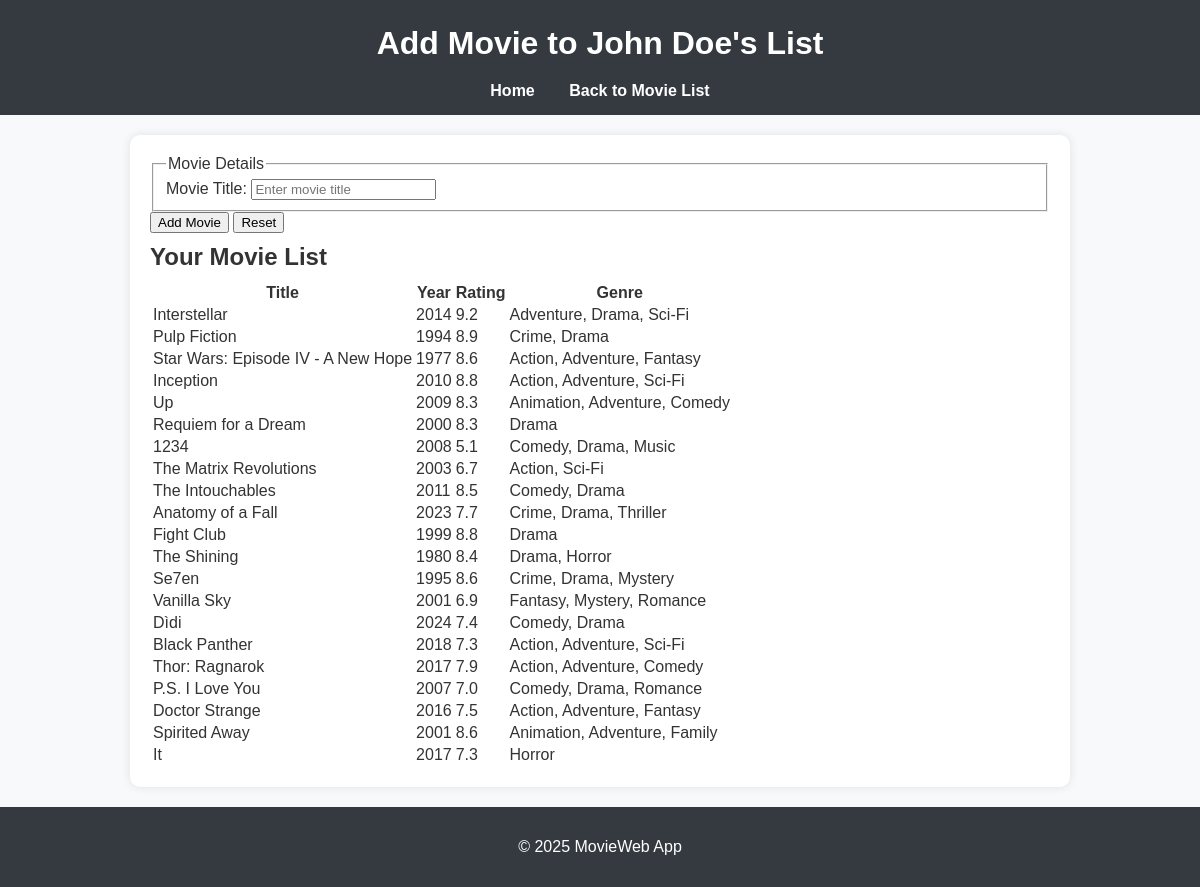
/users/1/add_movie, run on the app's committed database.
### datamanager/models.py (models this page shows, shortened)
class User(db.Model):
    __tablename__ = 'users'
    id = Column(Integer, primary_key=True, autoincrement=True)
    name = Column(String(80), unique=True, nullable=False)
    pin = Column(Integer, nullable=False)
    email = Column(String(120), unique=True, nullable=False)
    movies = relationship('Movie', backref='user', lazy=True)

class Movie(db.Model):
    __tablename__ = 'movies'
    id = Column(Integer, primary_key=True, autoincrement=True, nullable=False)
    title = Column(String(200), nullable=False)
    year = Column(Integer, nullable=False)
    rating = Column(Float)
    summary = Column(String(5000))
    genre = Column(String(200))
    poster = Column(String(255))
    user_id = Column(Integer, ForeignKey('users.id'), nullable=False)

### app.py (the view, shortened to what this page needs)
@app.route('/users/<user_id>/add_movie', methods=['GET', 'POST'])
def add_movie(user_id):
    movies = data_manager.get_user_movies(user_id)
    users = data_manager.get_all_users()
    user = next((user for user in users if int(user_id) == user.id), None)
    message = request.args.get('message')
    if request.method == 'GET':
        return render_template('add_movie.html', movies=movies, user_id=user_id, user=user, message=message)

### datamanager/sqlite_data_manager.py (called while the page is built)
    def get_all_users(self):
        try:
            with self.app.app_context():
                return db.session.query(User).all()
        except SQLAlchemyError as e:
            return f"Error retrieving users: {e}"

    def get_user_movies(self, user_id):
        try:
            with self.app.app_context():
                return db.session.query(Movie).filter(Movie.user_id == user_id).all()
        except SQLAlchemyError as e:
            return f"Error retrieving movies for user {user_id}: {e}"

### templates/add_movie.html (shortened to what this page needs)
<!DOCTYPE html>
<html lang="en">
<head>
    <link rel="stylesheet" href="{{ url_for('static', filename='styles.css') }}">
</head>
<body>
    <header>
        <h1>Add Movie to {{ user.name }}'s List</h1>
        <nav>
            <a href="{{ url_for('home') }}">Home</a>
            <a href="{{ url_for('list_user_movies', user_id=user_id) }}">Back to Movie List</a>
        </nav>
    </header>
    <main>
        <form action="{{ url_for('add_movie', user_id=user_id) }}" method="post">
            <fieldset>
                <legend>Movie Details</legend>
                <label for="title">Movie Title:</label>
                <input type="text" id="title" name="title" placeholder="Enter movie title" required autofocus>
            </fieldset>
            <button type="submit">Add Movie</button>
            <button type="reset">Reset</button>
        </form>
        <section>
            <h2>Your Movie List</h2>
            {% if movies %}
                <table>
                    <thead>
                        <tr>
                            <th>Title</th>
                            <th>Year</th>
                            <th>Rating</th>
                            <th>Genre</th>
                        </tr>
                    </thead>
                    <tbody>
                        {% for movie in movies %}
                            <tr>
                                <td>{{ movie.title }}</td>
                                <td>{{ movie.year or 'N/A' }}</td>
                                <td>{{ movie.rating or 'N/A' }}</td>
                                <td>{{ movie.genre or 'N/A' }}</td>
                            </tr>
                        {% endfor %}
                    </tbody>
                </table>
            {% else %}
                <p>No movies found for this user.</p>
            {% endif %}
        </section>
    </main>
    <footer>
        <p>&copy; 2025 MovieWeb App</p>
    </footer>
</body>
</html>

### static/styles.css (style rules this page uses)
body { font-family: Arial, sans-serif; margin: 0; padding: 0; background-color: #f8f9fa; color: #333; }
h1, h2, h3 { margin: 0; padding: 10px 0; }
header { background-color: #343a40; color: white; padding: 15px 20px; text-align: center; }
nav { margin-top: 10px; }
nav a { color: white; text-decoration: none; margin: 0 15px; font-weight: bold; }
main { max-width: 900px; margin: 20px auto; padding: 20px; background: white; border-radius: 10px; box-shadow: 0 0 10px rgba(0, 0, 0, 0.1); }
footer { text-align: center; padding: 15px; background: #343a40; color: white; margin-top: 20px; }

### data on the page
User: name "John Doe"
Movie: title "Interstellar", year "2014", rating "9.2", genre "Adventure, Drama, Sci-Fi"
Movie: title "Pulp Fiction", year "1994", rating "8.9", genre "Crime, Drama"
Movie: title "Star Wars: Episode IV - A New Hope", year "1977", rating "8.6", genre "Action, Adventure, Fantasy"
Movie: title "Inception", year "2010", rating "8.8", genre "Action, Adventure, Sci-Fi"
Movie: title "Up", year "2009", rating "8.3", genre "Animation, Adventure, Comedy"
Movie: title "Requiem for a Dream", year "2000", rating "8.3", genre "Drama"
Movie: title "1234", year "2008", rating "5.1", genre "Comedy, Drama, Music"
Movie: title "The Matrix Revolutions", year "2003", rating "6.7", genre "Action, Sci-Fi"
Movie: title "The Intouchables", year "2011", rating "8.5", genre "Comedy, Drama"
Movie: title "Anatomy of a Fall", year "2023", rating "7.7", genre "Crime, Drama, Thriller"
Movie: title "Fight Club", year "1999", rating "8.8", genre "Drama"
Movie: title "The Shining", year "1980", rating "8.4", genre "Drama, Horror"
Movie: title "Se7en", year "1995", rating "8.6", genre "Crime, Drama, Mystery"
Movie: title "Vanilla Sky", year "2001", rating "6.9", genre "Fantasy, Mystery, Romance"
Movie: title "Dìdi", year "2024", rating "7.4", genre "Comedy, Drama"
Movie: title "Black Panther", year "2018", rating "7.3", genre "Action, Adventure, Sci-Fi"
Movie: title "Thor: Ragnarok", year "2017", rating "7.9", genre "Action, Adventure, Comedy"
Movie: title "P.S. I Love You", year "2007", rating "7.0", genre "Comedy, Drama, Romance"
Movie: title "Doctor Strange", year "2016", rating "7.5", genre "Action, Adventure, Fantasy"
Movie: title "Spirited Away", year "2001", rating "8.6", genre "Animation, Adventure, Family"
Movie: title "It", year "2017", rating "7.3", genre "Horror"
